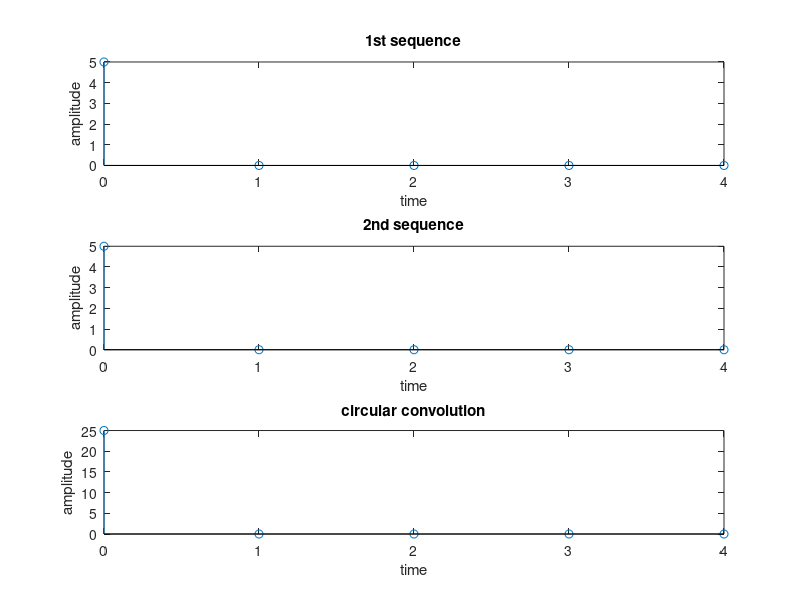

This chart was generated by the following MATLAB code:
%circular convolution
clc;
clear all;
close all;
x=input('enter 1st sequence');
h=input('enter 2nd sequence');
N=input('enter N');
l1=length(x);
l2=length(h);
x=[x zeros(1,(N-l1))];
h=[h zeros(1,(N-l2))];
for n=1:1:N;
    y(n)=0;
    for k=1:1:N;
        y(n)=y(n)+x(k)*h(mod((n-k),N)+1);
    end
end
disp('the circular convolution of 2 given sequences');
n=0:N-1;
figure;
subplot(3,1,1);
stem(n,x);
xlabel('time');
ylabel('amplitude');
title('1st sequence');
subplot(3,1,2);
stem(n,h);
xlabel('time');
ylabel('amplitude');
title('2nd sequence');
subplot(3,1,3);
stem(n,y);
xlabel('time');
ylabel('amplitude');
title('circular convolution');
disp(y);
disp(n);
